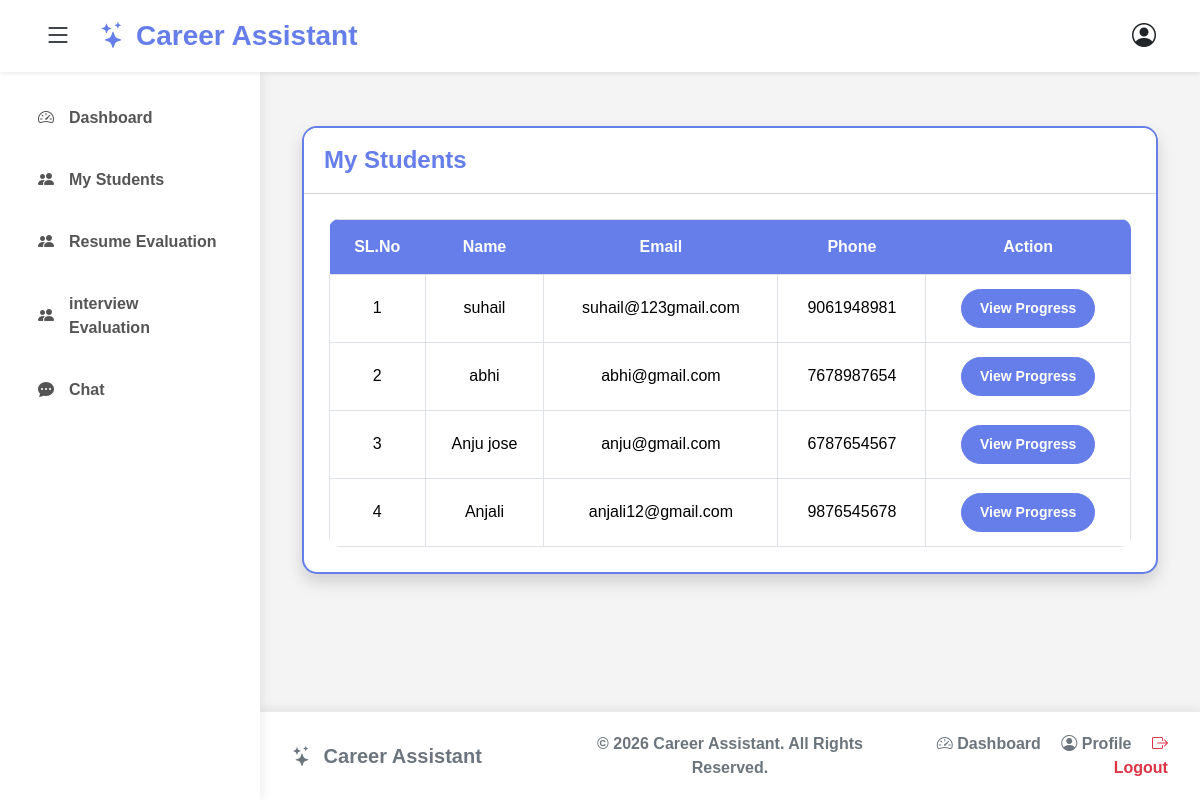
Screenshot of /my-students/ (signed in) with the database file from the repository.
### careerproject/models.py (models this page shows, shortened)
class StudentProfile(models.Model):
    user = models.OneToOneField(CustomUser, on_delete=models.CASCADE)
    mentor = models.ForeignKey('MentorProfile', on_delete=models.SET_NULL, null=True, blank=True, related_name="students")
    profile_pic = models.ImageField(upload_to='students/', blank=True, null=True)
    full_name = models.CharField(max_length=100)
    phone = models.CharField(max_length=15,)
    GENDER_CHOICES = (
            ('Male', 'Male'),
            ('Female', 'Female'),
            ('Other', 'Other')
    )
    gender = models.CharField(max_length=10,choices=GENDER_CHOICES)
    dob = models.DateField(blank=True, null=True)
    location = models.CharField(max_length=100, blank=True)
    QUALIFICATION_CHOICES=(
            ('10th', '10th'),
            ('12th', '12th'),
            ('Diploma', 'Diploma'),
            ('Graduate', 'Graduate'),
            ('Post Graduate', 'Post Graduate'),
            ('Others', 'Others'),
    )
    qualification = models.CharField(max_length=30, choices=QUALIFICATION_CHOICES)
    course = models.CharField(max_length=100)
    OCCUPATIONAL_CHOICES=(
            ('Student', 'Student'),
            ('Unemployed', 'Unemployed'),
            ('Employed', 'Employed'),
            ('Career Break', 'Career Break'),
    )
    occupational_status = models.CharField(max_length=20, choices=OCCUPATIONAL_CHOICES)
    skills = models.TextField()
    resume = models.FileField(upload_to='resumes/', blank=True, null=True)
    bio = models.TextField(blank=True)

class CustomUser(AbstractUser):
    username = models.CharField(max_length=20, unique=True)
    email = models.EmailField(unique=True)
    ROLE_CHOICES = (
        ('admin', 'Admin'),
        ('student', 'Student'),
        ('mentor', 'Mentor'),
        ('company', 'Company'),
    )
    role = models.CharField(
        max_length=10, choices=ROLE_CHOICES, default='student')

### careerproject/views.py (the view)
# urls.py: path("my-students/",views.my_students,name="my_students"),
@login_required(login_url="/users/login")
def my_students(request):
    if request.user.role != "mentor":
        return redirect("dashboard")
    mentor = get_object_or_404(
        MentorProfile,
        user=request.user
    )
    students = StudentProfile.objects.filter(
        mentor=mentor
    ).select_related(
        "user"
    )
    context = {
        "students": students
    }
    return render(
        request,
        "mentor_module/students/my_students.html",
        context
    )

### templates/mentor_module/students/my_students.html (shortened to what this page needs)
{% extends 'mentor_module/mentor_base.html' %}
{% load static %}
{% block css %}
<link rel="stylesheet" href="{% static 'css/mentor_students.css' %}">
{% endblock %}
{% block content %}
<div class="container mt-4">
<div class="card shadow">
<div class="card-header bg-primary text-white">
<h4>
My Students
</h4>
</div>
<div class="card-body">
<table class="table table-bordered">
<thead>
<tr>
<th>SL.No</th>
<th>Name</th>
<th>Email</th>
<th>Phone</th>
<th>Action</th>
</tr>
</thead>
<tbody>
{% for student in students %}
<tr>
<td>
{{ forloop.counter }}
</td>
<td>
{{ student.full_name }}
</td>
<td>
{{ student.user.email }}
</td>
<td>
{{ student.phone }}
</td>
<td>
<a href="{% url 'mentor_student_progress' student.id %}"
class="btn btn-primary btn-sm">
View Progress
</a>
</td>
</tr>
{% endfor %}
</tbody>
</table>
</div>
</div>
</div>
{% endblock %}

### static/css/private.css (style rules this page uses)
* { margin:0; padding:0; box-sizing:border-box; }
body { font-family:'Segoe UI',sans-serif; background:#f5f7fb; min-height:100vh; display:flex; flex-direction:column; }
html,body { height:100%; }
body { display:flex; flex-direction:column; min-height:100vh; }

### static/css/mentor_students.css (style rules this page uses)
body { background-color:#f4f4f4; font-family:Arial, sans-serif; }
.card { border:2px solid #667eea; border-radius:15px; overflow:hidden; box-shadow:0 5px 15px rgba(0,0,0,0.15); }
.card-header.bg-primary { background-color:#ffffff !important; padding:18px 20px; }
.card-header h4 { margin:0; color:#667eea; font-weight:bold; }
.card-body { padding:25px; }
.table { margin-bottom:0; border-radius:10px; overflow:hidden; }
.table thead th { background-color:#667eea; color:white; font-weight:bold; text-align:center; padding:15px; border:none; }
.table tbody td { padding:14px; vertical-align:middle; text-align:center; }
.table tbody tr { transition:0.3s ease; }
.btn-primary { background-color:#667eea; border-color:#667eea; border-radius:20px; font-weight:bold; padding:8px 18px; transition:0.3s ease; }

### rows the page displays
StudentProfile: full_name "suhail", user.email "suhail@123gmail.com", phone "9061948981"
StudentProfile: full_name "abhi", user.email "abhi@gmail.com", phone "7678987654"
StudentProfile: full_name "Anju jose", user.email "anju@gmail.com", phone "6787654567"
StudentProfile: full_name "Anjali", user.email "anjali12@gmail.com", phone "9876545678"
